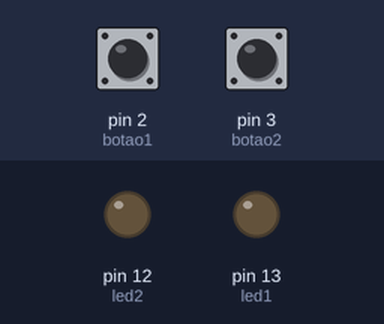
The sketch below on a simulated Arduino Uno, built with avr-gcc and run on an emulated ATmega328P. Parts: output pins drawn as LEDs (lit = HIGH). The test bench sets the inputs (shaded band); at power-on: pin 2 (botao1) LOW, pin 3 (botao2) LOW.

Above: at 1.2 s.
1.3 s: pin 2 (botao1) pulled HIGH for 0.15 s
At 1.37 s:
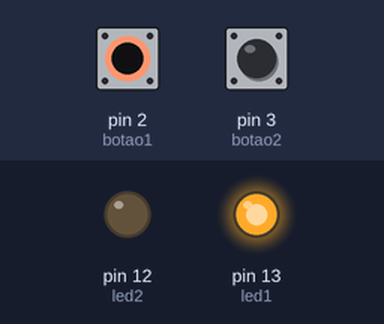
2.9 s: pin 2 (botao1) pulled HIGH for 3.2 s
At 7.3 s:
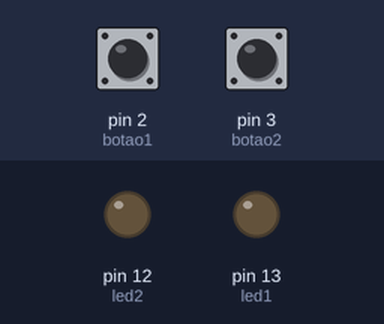
7.6 s: pin 3 (botao2) pulled HIGH for 3.2 s
At 8.4 s:
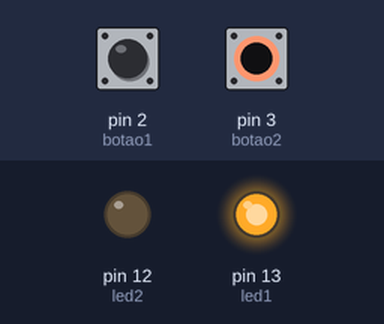
12.3 s: pin 2 (botao1) driven HIGH and pin 3 (botao2) driven HIGH
At 13.2 s:
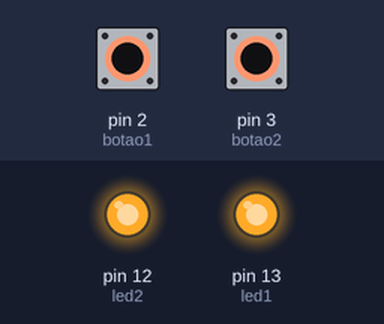
Timing chart, 0 to 14.8 s (numbered marks = the images above; inputs shaded):
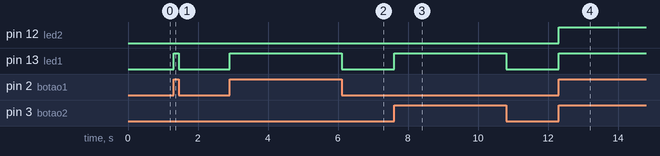

Measured:
- after the input at 1.3 s, pin 13 (led1): LOW → HIGH at once, → LOW 0.15 s later
- after the input at 2.9 s, pin 13 (led1): LOW → HIGH at once, → LOW 3.2 s later
- after the input at 7.6 s, pin 13 (led1): LOW → HIGH at once, → LOW 3.2 s later
- after the input at 12.3 s, pin 12 (led2), pin 13 (led1): LOW → HIGH at once

The sketch:

2.ino
```cpp
// Faça um sistema com 2 LEDs e 2 botões.
// Ao pressionar qualquer dos botões, o LED 13 deve ligar.
// Ao pressionar os dois botões juntos, os dois LEDs devem ligar.

const int botao1 = 2;
const int botao2 = 3;
const int led1 = 13;
const int led2 = 12;

void setup() {
    pinMode(botao1, INPUT);
    pinMode(botao2, INPUT);
    pinMode(led1, OUTPUT);
    pinMode(led2, OUTPUT);
}

void loop() {
    // Lendo os botões
    bool estadoBotao1 = digitalRead(botao1) == HIGH;
    bool estadoBotao2 = digitalRead(botao2) == HIGH;

    if (estadoBotao1 && estadoBotao2) {
        // Se os dois botões estiverem pressionados, acende os dois LEDs
        digitalWrite(led1, HIGH);
        digitalWrite(led2, HIGH);
    }
    else if (estadoBotao1 || estadoBotao2) {
        // Se apenas um dos botões estiver pressionado, acende apenas o LED 13
        digitalWrite(led1, HIGH);
        digitalWrite(led2, LOW);
    }
    else {
        // Se nenhum botão estiver pressionado, apaga os dois LEDs
        digitalWrite(led1, LOW);
        digitalWrite(led2, LOW);
    }
}
```
